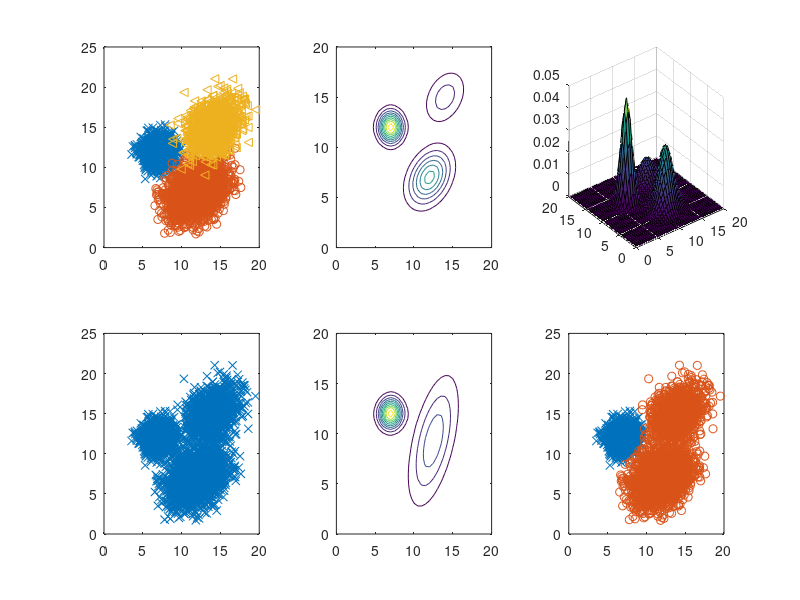

MATLAB code for this plot:
close all;
clear;
clc;

%% Sample Generate
N=5000;
a_real =[3/10,5/10,2/10];
mu_real = [7,12;12,7;14,15];
cov_real(:,:,1) = [1,0;0,1];
cov_real(:,:,2) = [3,1;1,3];
cov_real(:,:,3) = [3,1;1,3];
X_1 = mvnrnd(mu_real(1,:),cov_real(:,:,1),N*a_real(1));
X_2 = mvnrnd(mu_real(2,:),cov_real(:,:,2),N*a_real(2));
X_3 = mvnrnd(mu_real(3,:),cov_real(:,:,2),N*a_real(3));

X=[X_1;X_2;X_3];
X = X(randperm(size(X,1)),:);

%% Sample Ploting
x = 0:0.5:20;
y = 0:0.5:20;
[x y]=meshgrid(x,y);
mesh = [x(:),y(:)];

z_real = a_real(1)*mvnpdf(mesh,mu_real(1,:),cov_real(:,:,1))+...
        a_real(2)* mvnpdf(mesh,mu_real(2,:),cov_real(:,:,2))+...
        a_real(3)* mvnpdf(mesh,mu_real(3,:),cov_real(:,:,3));
subplot(2,3,1);
plot(X_1(:,1),X_1(:,2),'x',X_2(:,1),X_2(:,2),'o',X_3(:,1),X_3(:,2),'<')

subplot(2,3,2);
contour(x,y,reshape(z_real,size(x,2),size(y,2)));

subplot(2,3,3);
surf(x,y,reshape(z_real,size(x,2),size(y,2)));

subplot(2,3,4);
plot(X(:,1),X(:,2),'x');


%% Parameter Initialization
a = [1/2, 1/2];
cov(:,:,1) = [1,0;0,1];
cov(:,:,2) = [1,0;0,1];
mu_y_init = (max(X(:,1))+min(X(:,1)))/2;
mu_x1_init = max(X(:,2))/3+2*min(X(:,2))/3;
mu_x2_init = 2*max(X(:,2))/3+1*min(X(:,2))/3;
w = zeros(size(X,1),length(a)); %%
mu = [mu_x1_init,mu_y_init;mu_x2_init,mu_y_init];

%% EM Implementation
iter = 40;
for i = 1:iter
    %% Expectaion: 
    for j = 1 : length(a)
        w(:,j)=a(j)*mvnpdf(X,mu(j,:),cov(:,:,j));
    end   
w=w./repmat(sum(w,2),1,size(w,2));

%% Maximum: 
    a = sum(w,1)./size(w,1); 
    
    mu = w'*X; 
    mu= mu./repmat((sum(w,1))',1,size(mu,2));
        
    for j = 1 : length(a)
        vari = repmat(w(:,j),1,size(X,2)).*(X- repmat(mu(j,:),size(X,1),1));
        cov(:,:,j) = (vari'*vari)/sum(w(:,j),1);      
    end
end

%% Estimation
[c estimate] = max(w,[],2);

%% Estimation Plotting
z = a(1)*mvnpdf(mesh,mu(1,:),cov(:,:,1))+...
        a(2)* mvnpdf(mesh,mu(2,:),cov(:,:,2));
subplot(2,3,5);
contour(x,y,reshape(z,size(x,2),size(y,2)));

one = find(estimate==1); 
two = find(estimate == 2);
% Plot Examples
subplot(2,3,6);
plot(X(one, 1), X(one, 2), 'x',X(two, 1), X(two, 2), 'o');
print a(1);

